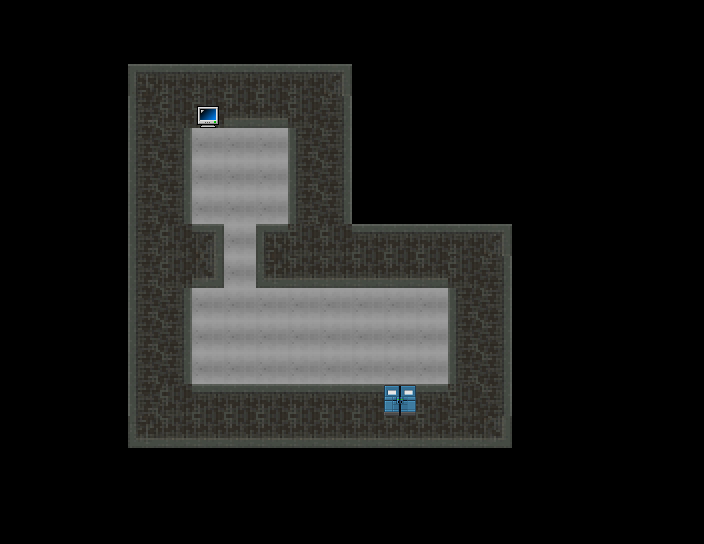

This game map was drawn from its Tiled (.tmx) file and the tilesets committed beside it. A one-line description and the trimmed map source follow:
An orthogonal 22x17 tile map with 32x32 px tiles, 1 tile layer (Tile Layer 1), 1 hidden layer not drawn, 2 tilesets.

<map version="1.0" tiledversion="1.0.2" orientation="orthogonal" renderorder="right-down" width="22" height="17" tilewidth="32" tileheight="32" nextobjectid="1">
 <tileset firstgid="1" source="Tileset1.tsx" />
 <tileset firstgid="201" source="MetaTile.tsx" />
 <layer name="Tile Layer 1" width="22" height="17" opacity="0.9">
  <data>[374 cells, 374 non-empty, 13 distinct tile ids]</data>
 </layer>
 <layer name="Tile Layer 2" width="22" height="17" visible="0">
  <data>[374 cells, 141 non-empty, 9 distinct tile ids]</data>
 </layer>
</map>